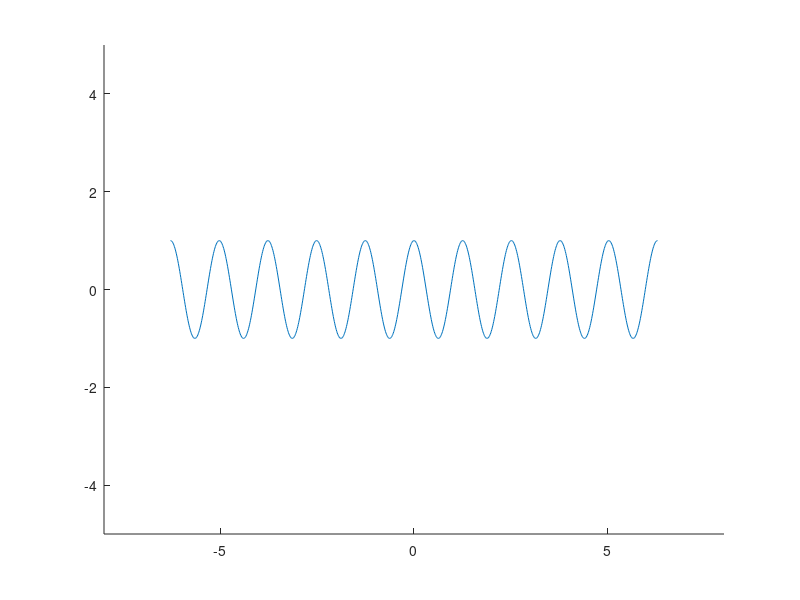

This figure's MATLAB source:
clc
clear

t=linspace(-2*pi, 2*pi, 1000);

A=1;
w0=5;
u0=0;

signal = A*cos(w0*t-u0);

f1 = fft(signal);

hold on
xlim([-8 8])
ylim([-5 5])

plot(t, signal)
%plot(t, angle(f1))